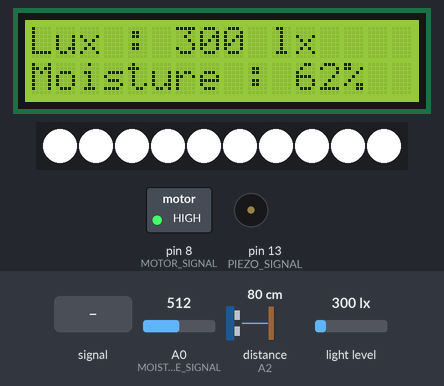
A sketch run on a simulated Arduino Uno, built with avr-gcc and run on an emulated ATmega328P. On the bench: 16×2 character LCD, 10 RGB LEDs in strip order, left to right, switched loads named in the sketch (green lamp = pin HIGH), buzzer (waves = sounding). Wiring (inferred from the names in the program): ultrasonic range finder: trigger A1; echo A2. Dashed ring = blinking. The inputs (shaded band) are chosen by the test bench; at power-on: distance to the obstacle (sensor on A2) 80 cm, light level 300 lx, A0 (MOISTURE_SIGNAL) = 512. The echo pulse lasts 58.3 µs per cm; pins used as bus, display or sensor lines are not drawn; what the sketch prints to the serial monitor is not drawn.

Above: at 1.2 s.
1.3 s: distance to the obstacle (sensor on A2) set to 9 cm
At 3.5 s:
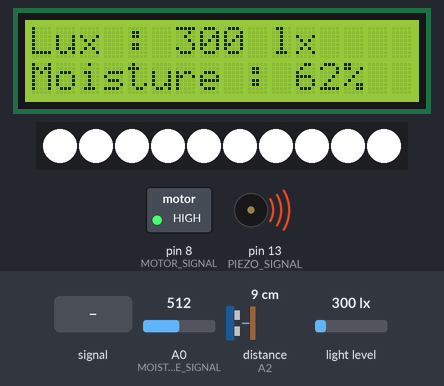
4.3 s: light level set to 1500 lx
At 6.0 s:
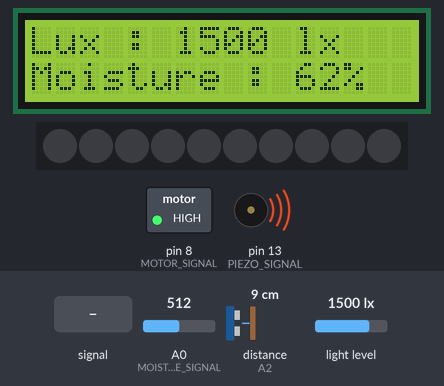
6.4 s: distance to the obstacle (sensor on A2) set to 2 cm
9.4 s: A0 (MOISTURE_SIGNAL) fed a 200 Hz sine of ±460 counts around its level
At 10.33 s:
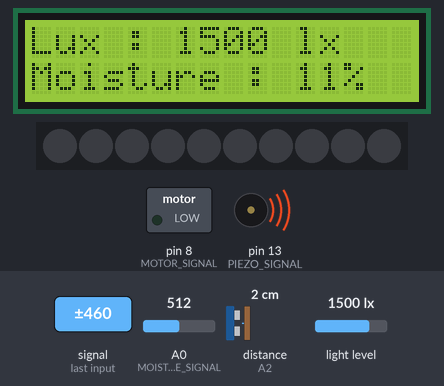
12.4 s: distance to the obstacle (sensor on A2) set to 35 cm
At 13.5 s:
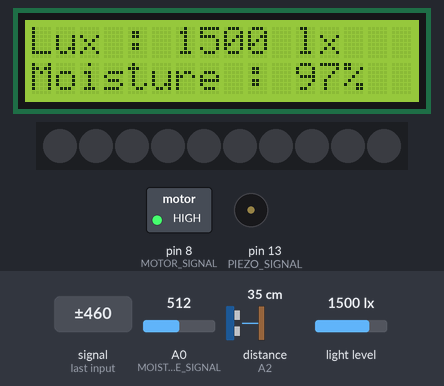
14.1 s: distance to the obstacle (sensor on A2) set to 22 cm
At 15.05 s:
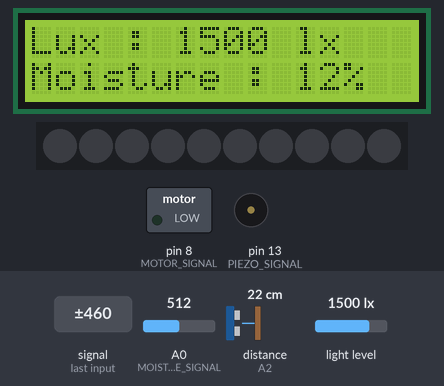
16.7 s: distance to the obstacle (sensor on A2) set to 18 cm
At 17.62 s:
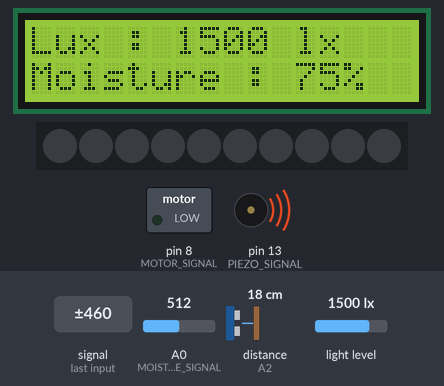
Timing chart, 0 to 20.7 s (numbered marks = the images above; inputs shaded):
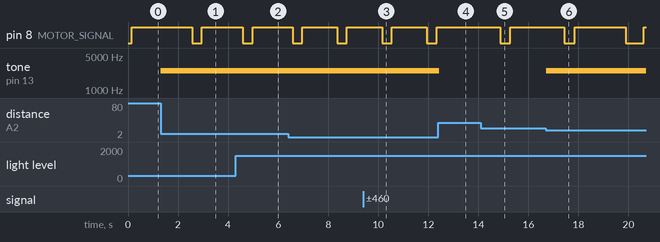

The sketch:

Automatic_Flower_Pot.ino
```cpp
//Define
#define MOISTURE_SIGNAL A0

#define SONIC_TRIG A1
#define SONIC_ECHO A2

#define LCD_RS 12
#define LCD_EN 6
#define LCD_D4 5
#define LCD_D5 4
#define LCD_D6 3
#define LCD_D7 2

#define PIEZO_SIGNAL 13

#define MOTOR_SIGNAL 8
#define MOTOR_DURATION 50 //모터 돌리는 시간

#define LED_SIGNAL 7
#define LED_QUANTITY 10

#define WATER_LEVEL 20

#define DATAQU 15 // sonic data quantity

#define MAXLUX 1500
#define MINLUX 500

//End Define

//Include

#include <LiquidCrystal.h>
#include "BH1750.h" // Sensor Library
#include <Wire.h> // I2C Library
#include "Adafruit_NeoPixel.h"

//End include headers


//Global variables
LiquidCrystal lcd(LCD_RS, LCD_EN, LCD_D4, LCD_D5, LCD_D6, LCD_D7);
BH1750 lightMeter;
Adafruit_NeoPixel ledbar = Adafruit_NeoPixel(LED_QUANTITY, LED_SIGNAL, NEO_GRB + NEO_KHZ800); //(led갯수, 핀번호, 그냥 냅두면되는거)
byte timerv = 0;
short aqtime = 0;
//End Global Variables

void setup()
{
  Serial.begin(9600);

  //빛센서
  lightMeter.begin();

  //초음파
  pinMode(SONIC_TRIG, OUTPUT);
  pinMode(SONIC_ECHO, INPUT);

  //LCD
  lcd.begin(2, 16); //col, row

  //LED
  ledbar.begin();
  //pinMode(LED_PIN, OUTPUT);
  //digitalWrite(LED_PIN, LOW);

  //MOTOR
  pinMode(MOTOR_SIGNAL, OUTPUT);
} //End setup


void loop()
{
  int distance = 0;
  float moisture = 0;
  uint16_t lux = 0;
  int value = 0;

  getFilteredDistance(&distance);
  activateMotor(&moisture);
  getBrightness(&lux);
  checkLevel(&distance);

  value = setLEDlux(&lux);
  for(int i = 0; i < LED_QUANTITY; i++)
    ledbar.setPixelColor(i, value, value, value); //(i번째 led, r, g, b)  rgb순서는 모르겟
  ledbar.show();


  delay(5);
  showLCD(distance, moisture, lux);

  timerv += 1;

}//End loop

short checkTimer()
{
  const short DURATION = MOTOR_DURATION; //수정

  if(((short)timerv - aqtime) > DURATION)
    return 1;
  else if((((1 << 8 * sizeof(timerv)) + ((short)timerv - aqtime)) > DURATION) && (((short)timerv - aqtime) < 0))
    return 1;
  else
    return 0;
}

void activateMotor(float * moisture)
{
  getMoisture(moisture);

  if((((int)*moisture) < 75) && (!aqtime))
  {
    digitalWrite(MOTOR_SIGNAL, HIGH);
    aqtime = timerv;
    //delay(3000); //나중에 5000으로 변경
    //digitalWrite(MOTOR_SIGNAL, LOW);
  }
  if(aqtime && checkTimer())
  {
    digitalWrite(MOTOR_SIGNAL, LOW);
    aqtime = 0;
    delay(300);
    lcd.begin(2, 16);
  }
}

void showLCD(int distance, float moisture, uint16_t lux)
{
  /*lcd.clear();
  lcd.write("Distance : ");
  lcd.print(distance);
  lcd.write("cm");*/
  lcd.home();
  lcd.clear();
  lcd.write("Lux : ");
  lcd.print(lux);
  lcd.write(" lx");
  lcd.setCursor(0, 1);
  lcd.write("Moisture : ");
  lcd.print((int)moisture);
  lcd.write("%");

  Serial.print("lux : ");
  Serial.println(lux);
  Serial.print("miosture : ");
  Serial.println((int)moisture);


}

void getFilteredDistance(int * distance)
{
    int readData[DATAQU] = {0};
    int count = 0;
    double avg = 0;
    double dev = 0;
    double realvalue = 0;

    int d1 = 0;
    int d2 = 0;

    for(int i = 0; i < DATAQU; i++)
        readData[i] = getDistance();

    for(int i = 0; i < DATAQU; i++)
    {
        d1 += readData[i];
        d2 += readData[i] * readData[i];

    }
    avg = d1/DATAQU;

    dev = sqrt((d2/DATAQU) - (d1/DATAQU) * (d1/DATAQU)); //제곱의평균 - 평균의 제곱

    for(int i = 0; i < DATAQU; i++)
    {
        if(readData[i] > avg + dev || readData[i] < avg - dev)
        {
            readData[i] = 0;
            count += 1;
        }
    }

    d1 = 0;
    for(int i = 0; i < DATAQU; i++)
        d1 += readData[i];

    realvalue = (double)d1 / (DATAQU - count);

    //Serial.print("filtered distance : ");
    //Serial.println(realvalue);
    *distance = (double)realvalue;
}

int getDistance(void)
{
  long duration = 0;
  int distance = 0;

  digitalWrite(SONIC_TRIG, LOW);
  delayMicroseconds(2);
  digitalWrite(SONIC_TRIG, HIGH);
  delayMicroseconds(10);
  digitalWrite(SONIC_TRIG, LOW);

  duration = pulseIn(SONIC_ECHO, HIGH); //물체에 반사되어돌아온 초음파의 시간을 변수에 저장합니다.
  distance = duration * 17 / 1000;
  //Serial.print("\nDIstance : ");
  //Serial.print(distance); //측정된 물체로부터 거리값(cm값)을 보여줍니다.
  //Serial.println(" Cm");

  return distance;
}

void getMoisture(float * moisture)
{
  //Serial.print("analog data : ");
  //Serial.println((float)analogRead(MOISTURE_SIGNAL));
  *moisture = (float)analogRead(MOISTURE_SIGNAL) / 820 * 100;
}

void getBrightness(uint16_t * lux)
{
  *lux = lightMeter.readLightLevel();
  //Serial.print("lux ");
  //Serial.println(*lux);
}

void checkLevel(int * distance)
{
  if(*distance < WATER_LEVEL)
    tone(PIEZO_SIGNAL, 2500);
  else
    noTone(PIEZO_SIGNAL);
}

int setLEDlux(int * lux)
{
  int remainderlux = (MAXLUX - MINLUX);

  getBrightness(lux);

  if(*lux <= MINLUX)
    return 255;
  else if(*lux > MAXLUX)
    return 0;
  else
    return (int)(255 - ((double)*lux - MINLUX) / remainderlux * 255);
}
```

Measured:
- the behaviour switches between 21 and 20 cm on distance to the obstacle (sensor on A2) (found by bisection; images 5 and 6)
- after the input at 1.3 s, pin 8 (MOTOR_SIGNAL): HIGH → LOW after 1.3 s, → HIGH 0.39 s later; tone on pin 13 (PIEZO_SIGNAL): silent → 2500 Hz at once; the display: first changes after 1.6 s (image 1 shows a later state)
- after the input at 4.3 s, the display: changes at once (image 2)
- after the input at 9.4 s, the display: first changes at once (image 3 shows a later state)
- after the input at 12.4 s, pin 8 (MOTOR_SIGNAL): stays HIGH (without the input it goes to LOW after 1.3 s); tone on pin 13 (PIEZO_SIGNAL): 2500 Hz → silent at once
- after the input at 16.7 s, tone on pin 13 (PIEZO_SIGNAL): silent → 2500 Hz at once
